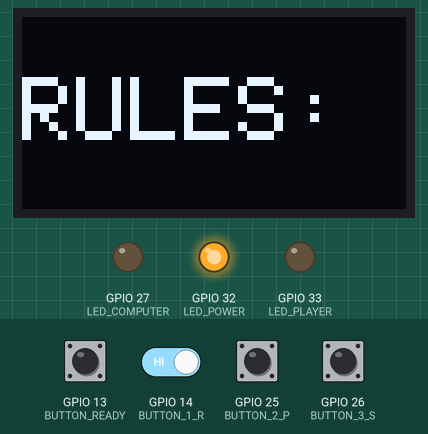
Bench run of a sketch on a simulated ESP32. On the bench: 128×64 one-colour display, output pins drawn as LEDs (lit = HIGH). The test bench sets the inputs (shaded band); at power-on: GPIO 13 (BUTTON_READY), GPIO 14 (BUTTON_1_R), GPIO 25 (BUTTON_2_P), GPIO 26 (BUTTON_3_S) HIGH. Random numbers use the default seed unless the sketch sets one.

Above: at 8.9 s.
9.0 s: GPIO 13 (BUTTON_READY) driven LOW and GPIO 14 (BUTTON_1_R) driven LOW
At 11.4 s:
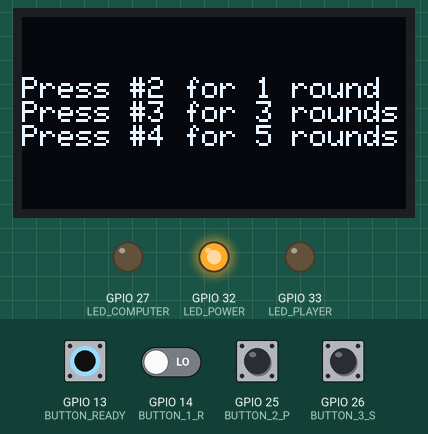
11.7 s: GPIO 25 (BUTTON_2_P) pulled LOW for 0.15 s
At 12.9 s:
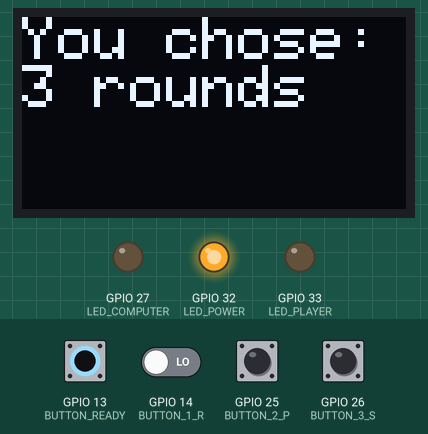
14.8 s: GPIO 13 (BUTTON_READY) pulsed HIGH 2 times (0.12 s each, 0.3 s apart)
At 15.8 s:
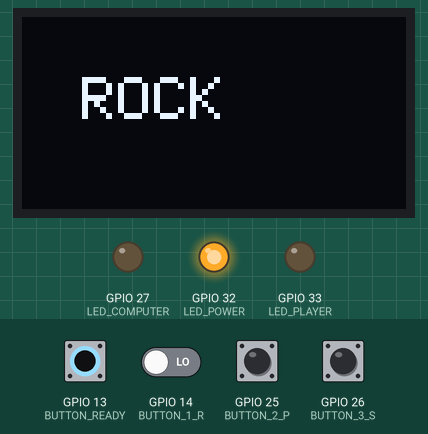
18.4 s: GPIO 26 (BUTTON_3_S) pulled LOW for 1 s
At 19.8 s:
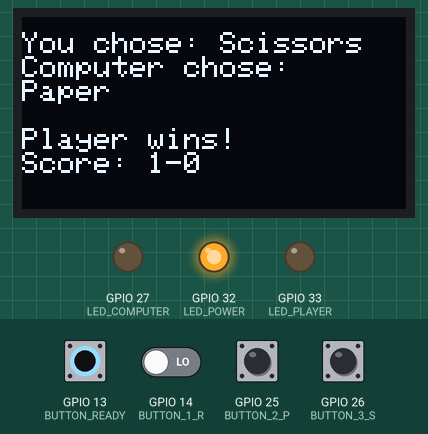
Timing chart, 0 to 25.7 s (numbered marks = the images above; inputs shaded):
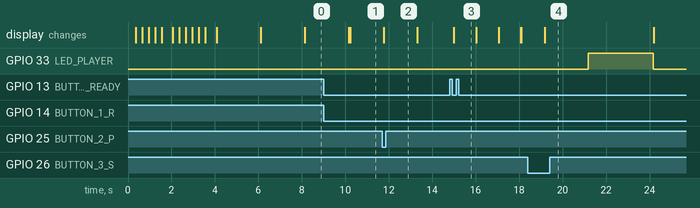

Measured:
- after the input at 11.7 s, the display: changes after 0.08 s (image 2)
- after the input at 14.8 s, the display: changes after 0.20 s (image 3)
- after the input at 18.4 s, GPIO 33 (LED_PLAYER): LOW → HIGH after 2.8 s, → LOW 3.0 s later; the display: changes after 0.78 s (image 4)

The sketch:

RPS-ESP32.ino
```cpp
#include <SPI.h>
#include <Wire.h>
#include <Adafruit_GFX.h>
#include <Adafruit_SSD1306.h>

#include <Bounce2.h>

#include "esp_system.h" // library for ESP random number generator


// declaration for display
#define SCREEN_WIDTH 128
#define SCREEN_HEIGHT 64

// declaration for buttons
#define BUTTON_READY 13
#define BUTTON_1_R 14
#define BUTTON_2_P 25
#define BUTTON_3_S 26

// declaration for OLED display connected using software SPI
#define OLED_MOSI   23
#define OLED_CLK    18
#define OLED_DC     16
#define OLED_CS     22
#define OLED_RESET   4

// declaration for LEDS
#define LED_POWER 32 // game on/off
#define LED_PLAYER 33 // player wins
#define LED_COMPUTER 27 // computer wins

// declaration for button bounces
Bounce buttonReady = Bounce();
Bounce button1R = Bounce();
Bounce button2P = Bounce();
Bounce button3S = Bounce();

Adafruit_SSD1306 display(SCREEN_WIDTH, SCREEN_HEIGHT, OLED_MOSI, OLED_CLK, OLED_DC, OLED_RESET, OLED_CS);

// declaration for enum states for the game
enum GameState {
  WELCOME,
  RULES,
  INPUT_ROUNDS,
  READY,
  COUNTDOWN,
  PLAYING_ROUND,
  SHOW_RESULT,
  WAIT_FOR_NEXT,
  GAME_OVER
};

// game will start at welcome state
GameState currentState = WELCOME;
// previous state will then be welcome
GameState previousState = GAME_OVER;


// game tracking variables (must be global b/c we need them throughout different stages!)
int totalRounds = 0;
int currentRound = 0;
int playerScore = 0;
int computerScore = 0;
int playerChoice = -1;
int computerChoice = -1;
String roundResult = "";

// time tracking for error checking
unsigned long inputStartTime = 0;
const unsigned long inputTimeout = 10000; // 10 seconds

void setup() {
  Serial.begin(115200);

  // seed random number for  the generator
  randomSeed(esp_random());

  // attach buttons to pin with pullup
  buttonReady.attach(BUTTON_READY, INPUT_PULLUP);
  buttonReady.interval(50);  // 50ms is the debounce time

  button1R.attach(BUTTON_1_R, INPUT_PULLUP);
  button1R.interval(50);

  button2P.attach(BUTTON_2_P, INPUT_PULLUP);
  button2P.interval(50);

  button3S.attach(BUTTON_3_S, INPUT_PULLUP);
  button3S.interval(50);

  // initialize the OLED
  if(!display.begin(SSD1306_SWITCHCAPVCC)) {
    Serial.println(F("SSD1306 allocation failed"));
    for(;;);
  }

  // clear the buffer
  display.clearDisplay();

  // setup LEDs
  pinMode(LED_POWER, OUTPUT);
  pinMode(LED_PLAYER, OUTPUT);
  pinMode(LED_COMPUTER, OUTPUT);

  // turn on power LED
  digitalWrite(LED_POWER, HIGH);
}

void loop() {
  buttonReady.update();
  button1R.update();
  button2P.update();
  button3S.update();

  // check if state just changed
  if (currentState != previousState) {
    // state just changed! handle entry actions
    switch(currentState) {
      case WELCOME:
        displayWelcome();
        break;

      case RULES:
        displayRules();
        break;

      case INPUT_ROUNDS:
        promptInput();
        // start the timer for user input
        inputStartTime = millis();
        break;

      case READY:
        displayReadyMessage(totalRounds);
        break;

      case COUNTDOWN:
        // increment current round
        currentRound++;

        // call function to display the countdown
        displayRPSCountdown();
        break;

      case PLAYING_ROUND:
        // get the computer's choice
        computerChoice = getComputerChoice();

        // start the timer for user input
        inputStartTime = millis();
        break;

      case SHOW_RESULT:
        // call the display result function to display winner of the round
        displayResult();

        // start a timer for display
        inputStartTime = millis();

        // light up winner LED
        if (roundResult == "Player") {
          digitalWrite(LED_PLAYER, HIGH);
        }
        else if (roundResult == "Computer") {
          digitalWrite(LED_COMPUTER, HIGH);
        }
        // for tie, no LED
        break;

      case WAIT_FOR_NEXT:
        // display press 1 when ready
        readyForNext();
        break;

      case GAME_OVER:
        // display final scores
        endingGame(playerScore, computerScore);
    }

    // update previous
    previousState = currentState;
  }

  // handle ongoing state logic
  switch(currentState) {
    case WELCOME:
      currentState = RULES;
      break;

    case RULES:
      // wait for button press before going to next state
      if (buttonReady.fell()) {
        currentState = INPUT_ROUNDS;
      }
      break;

    case INPUT_ROUNDS:
      // gets number of rounds
      totalRounds = getNumRounds();

      // error check the number of rounds
      if (totalRounds > 0) {
          currentState = READY;
      }
      // if 0 for more than 10 seconds, reprompt the player
      else if (millis() - inputStartTime >= inputTimeout) {
      // shows prompt again
      promptInput();
      // restart the timer
      inputStartTime = millis();
      }
      break;

    case READY:
      // if the ready button was pressed, go to countdown state
      if (buttonReady.fell()) {
          currentState = COUNTDOWN;
      }
      break;

    case COUNTDOWN:
      currentState = PLAYING_ROUND;
      break;

    case PLAYING_ROUND:
      playerChoice = getPlayerChoice();

      // for valid choice
      if (playerChoice > 0) {
        // determine winner
        roundResult = determineWinner(playerChoice, computerChoice);

        // update scores
        if (roundResult == "Player") {
          playerScore++;
        }
        else if (roundResult == "Computer") {
          computerScore++;
        }

        // force early win if someone wins 2 from best out of 3
        if (totalRounds == 3 && (playerScore >= 2 || computerScore >= 2)) {
          currentRound = totalRounds;
        }
        // force early win if someone wins 3 from best out of 5
        if (totalRounds == 5 && (playerScore >= 3 || computerScore >= 3)) {
          currentRound = totalRounds;  // Force game to end after showing result
        }
        // update state
        currentState = SHOW_RESULT;
      }

    break;

    case SHOW_RESULT:
      // delays transition to next state by 3 seconds
      if (millis() - inputStartTime >= 3000) {
        // turn off both winner LEDs
        digitalWrite(LED_PLAYER, LOW);
        digitalWrite(LED_COMPUTER, LOW);

        // check if game is over
        if (currentRound >= totalRounds) {
          currentState = GAME_OVER;
        }
        else {
          currentState = WAIT_FOR_NEXT;
        }
      }
      break;

    case WAIT_FOR_NEXT:
      if (buttonReady.fell()) {
      // check if all rounds are done
        if (currentRound >= totalRounds) {
          currentState = GAME_OVER;
        }
        // start next round if not
        else {
          currentState = COUNTDOWN;
        }
      }
      break;

    case GAME_OVER:
      if (buttonReady.fell()) {
      // reset game variables
      totalRounds = 0;
      currentRound = 0;
      playerScore = 0;
      computerScore = 0;
      playerChoice = -1;
      computerChoice = -1;
      roundResult = "";

      // go straight to round selection
      currentState = INPUT_ROUNDS;
      }
      break;

  }
}


// ------------------------ FUNCTIONS!!! ------------------------ //

void displayWelcome() {
  // show "Hello!" first
  display.clearDisplay();
  display.setTextSize(2);
  display.setTextColor(WHITE);
  display.setCursor(34, 0);
  display.println("Hello!");
  display.display();
  display.startscrolldiagright(0x00, 0x07);
  delay(2000);
  display.startscrolldiagleft(0x00, 0x07);
  delay(2000);
  display.stopscroll();

  // show welcome to..
  display.clearDisplay();
  display.setCursor(0,20);
  display.println("Welcome");
  display.println("to...");
  display.display();
  delay(2000);

  // then show rock paper scissors
  display.clearDisplay();
  display.setTextSize(2);
  display.setCursor(0, 10);
  display.println("Rock,");
  display.println("Paper,");
  display.println("Scissors!");
  display.display();
  delay(2000);
}

void displayRules() {
  // show rules:
  display.clearDisplay();
  display.setTextSize(3);
  display.setTextColor(WHITE);
  display.setCursor(0, 20);
  display.println("RULES:");
  display.display();
  delay(2000);

  // display the actual rules, one by one
  display.clearDisplay();
  display.setTextSize(1);
  display.setTextColor(WHITE);
  display.setCursor(0, 10);
  display.println("Rock beats scissors");
  display.println("Paper beats rock");
  display.println("Scissors beats paper");

  // tell player to press button1 to continue
  display.println();
  display.println("Press #1");
  display.println("to continue!");
  display.display();

}

void promptInput() {
  display.clearDisplay();
  display.setTextSize(1);
  display.setTextColor(WHITE);
  display.setCursor(0, 20);
  display.println("Press #2 for 1 round");
  display.println("Press #3 for 3 rounds");
  display.println("Press #4 for 5 rounds");
  display.display();
}

// displays the number of rounds and ready message
void displayReadyMessage(int rounds) {
  if (rounds == 1) {
    display.clearDisplay();
    display.setTextSize(2);
    display.setCursor(0, 0);
    display.println("You chose:");
    display.print(rounds);
    display.print(" round");
    display.display();
    delay(1500);
  }
  else {
    display.clearDisplay();
    display.setTextSize(2);
    display.setCursor(0, 0);
    display.println("You chose:");
    display.print(rounds);
    display.print(" rounds");
    display.display();
    delay(1500);
  }

  // tell player to press button1 to continue
  display.setTextSize(1);
  display.println();
  display.println();
  display.println();
  display.println("Press #1 to ");
  display.println("start round!");
  display.display();
}

// displays ROCK PAPER SCISSORS SHOOT! after the player is ready
void displayRPSCountdown() {

  // ROCK
  display.clearDisplay();
  display.setTextSize(2);
  display.setCursor(20, 20);
  display.println("ROCK");
  display.display();
  delay(1000);

  // PAPER
  display.clearDisplay();
  display.setTextSize(2);
  display.setCursor(20, 20);
  display.println("PAPER");
  display.display();
  delay(1000);

  // SCISSORS
  display.clearDisplay();
  display.setTextSize(2);
  display.setCursor(20, 20);
  display.println("SCISSORS");
  display.display();
  delay(1000);

  // SHOOT!
  display.clearDisplay();
  display.setTextSize(3);
  display.setCursor(10, 20);
  display.println("SHOOT!");
  display.display();

  // tell player to press their choice now
  display.println();
  display.setTextSize(1);
  display.setCursor(10, 45);
  display.println("Choose now!");
  display.display();
  delay(1000);
}

// function for translating choice from int to string
String choiceToString(int choice) {
  // if choice is 1, return "Rock"
  if (choice == 1) return "Rock";
  // if choice is 2, return "Paper"
  if (choice == 2) return "Paper";
  // if choice is 3, return "Scissors"
  if (choice == 3) return "Scissors";
  return "Unknown Error...";
}

// function for getting number of rounds
int getNumRounds() {
  // button 1 means 1 round
  if (button1R.fell()) return 1;
  // button 2 means 3 rounds
  if (button2P.fell()) return 3;
  // button 3 means 5 rounds
  if (button3S.fell()) return 5;
  // nothing inputted
  return 0;
}

// function for getting user's choice
int getPlayerChoice() {

  if (button1R.fell()) {
    return 1;  // rock
  }
  if (button2P.fell()) {
    return 2;  // paper
  }
  if (button3S.fell()) {
    return 3;  // scissors
  }

  return 0;  // no button pressed this loop
}

// function for getting computer's choice
int getComputerChoice() {
  // returns the random number
  return random(1, 4);
}

// function for determining winner
String determineWinner(int player, int computer) {
  // first check for tie
  if (player == computer) {
    return "Tie";
  }

  // check when PLAYER wins
  // rock beats scissors
  if (player == 1 && computer == 3) {
    return "Player";
  }
  // paper beats rock
  else if (player == 2 && computer == 1) {
    return "Player";
  }
  // scissors beats paper
  else if (player == 3 && computer == 2) {
    return "Player";
  }
  // if none of those cases, computer must've won
  else {
    return "Computer";
  }
}

// display result function
void displayResult() {
  display.clearDisplay();
  display.setTextSize(1);
  display.setTextColor(WHITE);
  display.setCursor(0, 5);

  display.print("You chose: ");
  display.println(choiceToString(playerChoice));

  display.println("Computer chose: ");
  display.println(choiceToString(computerChoice));

  if (roundResult == "Tie") {
    display.println();
    display.println("Tie!");
  }
  else {
    display.println();
    display.print(roundResult);
    display.println(" wins!");
  }

  display.print("Score: ");
  display.print(playerScore);
  display.print("-");
  display.println(computerScore);
  display.display();
  delay(2000);

}

// waiting for next confirmation display
void readyForNext() {
  // tells the user to press 1 when ready for the next round
  display.clearDisplay();
  display.setTextSize(1);
  display.setTextColor(WHITE);
  display.setCursor(0, 20);
  display.println("Press #1 when ready");
  display.println("for next round!");
  display.display();
}

// flashes winner led, displays final score and game over
void endingGame(int playerScore, int computerScore) {
    // flash winner LED 3 times
    int winnerLED;
    if (playerScore > computerScore) {
      winnerLED = LED_PLAYER;
    }
    else if (computerScore > playerScore) {
      winnerLED = LED_COMPUTER;
    }
    else {
      winnerLED = -1;  // tie - no LED
    }

    // flash 3 times if there's a winner
    if (winnerLED != -1) {
      for (int i = 0; i < 3; i++) {
        digitalWrite(winnerLED, HIGH);
        delay(500);
        digitalWrite(winnerLED, LOW);
        delay(500);
      }
    }

    // display the final score
    display.clearDisplay();
    display.setTextSize(1);
    display.setTextColor(WHITE);
    display.setCursor(0, 10);
    display.println("FINAL SCORE:");
    display.setTextSize(1);
    display.setCursor(0, 30);
    display.print("Player: ");
    display.println(playerScore);
    display.print("Computer: ");
    display.println(computerScore);
    display.display();
    delay(5000);

    display.clearDisplay();
    display.setTextSize(2);
    display.setCursor(0, 0);

    if (computerScore > playerScore) {
      display.println("The winneris...");
      display.println();
      display.println("Computer:(");
      display.display();
    }
    else if (computerScore < playerScore) {
      display.println("The winneris...");
      display.println();
      display.println("Player!!");
      display.display();
    }
    else {
      display.println("It was a..");
      display.println();
      display.println("TIE!!");
      display.display();
    }
    delay(8000);

    // thank user for playing
    display.clearDisplay();
    display.setTextSize(2);
    display.setCursor(0,10);
    display.println("Thank you for");
    display.println("playing!");
    display.display();
    delay(5000);

    // ask if they want to play again
    display.clearDisplay();
    display.setTextSize(2);
    display.setCursor(0, 0);
    display.println("Press #1");
    display.println("to play");
    display.println("again!");
    display.display();
}
```
